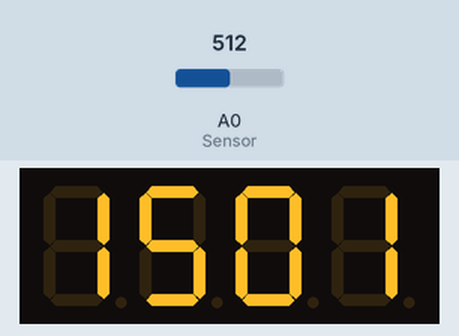
Recording of a sketch running on a simulated Arduino Uno, built with avr-gcc and run on an emulated ATmega328P. Shown: 4-digit seven-segment display. Wiring (inferred from the names in the program): 4-digit 7-segment display, segments lit when LOW: segments pin 2, pin 3, pin 4, pin 5, pin 6, pin 7, pin 8, pin 1; digit selects pin 12, pin 11, pin 10, pin 9. Inputs (shaded band) come from the test bench; at power-on: A0 (Sensor) = 512. The segment pins are drawn as the display they are named for.

Above: at 1.2 s.
1.3 s: A0 (Sensor) set to 716
At 1.9 s:
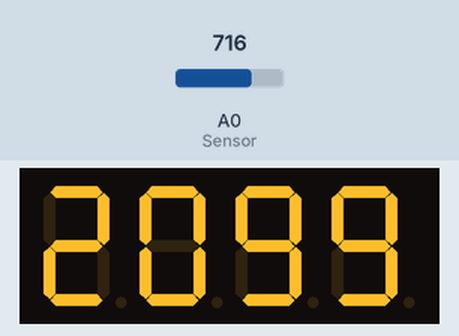
2.8 s: A0 (Sensor) set to 900
At 4.0 s:
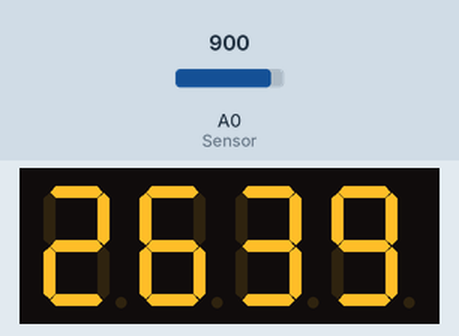
4.3 s: A0 (Sensor) set to 1023
At 5.4 s:
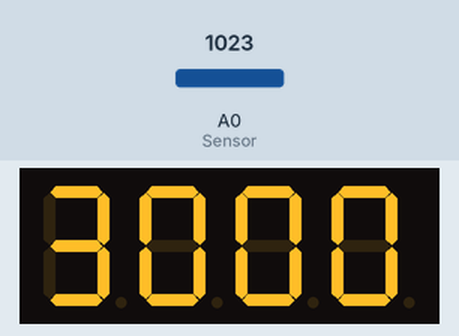
Timing chart, 0 to 7.3 s (numbered marks = the images above; inputs shaded):
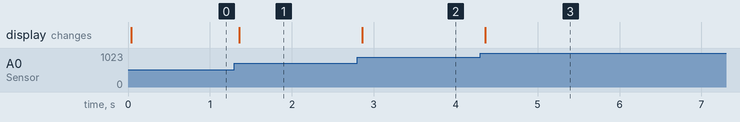

The sketch:

project.ino
```cpp
int Ntime = 0;
int Otime = 0;
float X = 0;
int time = 4;

int pinA = 2;
int pinB = 3;
int pinC = 4;
int pinD = 5;
int pinE = 6;
int pinF = 7;
int pinG = 8;
int pinDP = 1;

int DIG1 = 12;
int DIG2 = 11;
int DIG3 = 10;
int DIG4 = 9;

void choose_digit(char num) {
  switch (num) {
  default: digitalWrite(pinA, LOW); digitalWrite(pinB, LOW); digitalWrite(pinC, LOW); digitalWrite(pinD, LOW); digitalWrite(pinE, LOW); digitalWrite(pinF, LOW); digitalWrite(pinG, HIGH); digitalWrite(pinDP, HIGH); break; case 1: digitalWrite(pinA, HIGH); digitalWrite(pinB, LOW); digitalWrite(pinC, LOW); digitalWrite(pinD, HIGH); digitalWrite(pinE, HIGH); digitalWrite(pinF, HIGH); digitalWrite(pinG, HIGH); digitalWrite(pinDP, HIGH); break; case 2: digitalWrite(pinA, LOW); digitalWrite(pinB, LOW); digitalWrite(pinC, HIGH); digitalWrite(pinD, LOW); digitalWrite(pinE, LOW); digitalWrite(pinF, HIGH); digitalWrite(pinG, LOW); digitalWrite(pinDP, HIGH); break; case 3: digitalWrite(pinA, LOW); digitalWrite(pinB, LOW); digitalWrite(pinC, LOW); digitalWrite(pinD, LOW); digitalWrite(pinE, HIGH); digitalWrite(pinF, HIGH); digitalWrite(pinG, LOW); digitalWrite(pinDP, HIGH); break; case 4: digitalWrite(pinA, HIGH); digitalWrite(pinB, LOW); digitalWrite(pinC, LOW); digitalWrite(pinD, HIGH); digitalWrite(pinE, HIGH); digitalWrite(pinF, LOW); digitalWrite(pinG, LOW); digitalWrite(pinDP, HIGH); break; case 5: digitalWrite(pinA, LOW); digitalWrite(pinB, HIGH); digitalWrite(pinC, LOW); digitalWrite(pinD, LOW); digitalWrite(pinE, HIGH); digitalWrite(pinF, LOW); digitalWrite(pinG, LOW); digitalWrite(pinDP, HIGH); break; case 6: digitalWrite(pinA, LOW); digitalWrite(pinB, HIGH); digitalWrite(pinC, LOW); digitalWrite(pinD, LOW); digitalWrite(pinE, LOW); digitalWrite(pinF, LOW); digitalWrite(pinG, LOW); digitalWrite(pinDP, HIGH); break; case 7: digitalWrite(pinA, LOW); digitalWrite(pinB, LOW); digitalWrite(pinC, LOW); digitalWrite(pinD, HIGH); digitalWrite(pinE, HIGH); digitalWrite(pinF, HIGH); digitalWrite(pinG, HIGH); digitalWrite(pinDP, HIGH); break; case 8: digitalWrite(pinA, LOW); digitalWrite(pinB, LOW); digitalWrite(pinC, LOW); digitalWrite(pinD, LOW); digitalWrite(pinE, LOW); digitalWrite(pinF, LOW); digitalWrite(pinG, LOW); digitalWrite(pinDP, HIGH); break; case 9: digitalWrite(pinA, LOW); digitalWrite(pinB, LOW); digitalWrite(pinC, LOW); digitalWrite(pinD, LOW); digitalWrite(pinE, HIGH); digitalWrite(pinF, LOW); digitalWrite(pinG, LOW); digitalWrite(pinDP, HIGH); break;

      ;
  }
}

void pick_digit(int digit) {
  digitalWrite(DIG1, LOW);
  digitalWrite(DIG2, LOW);
  digitalWrite(DIG3, LOW);
  digitalWrite(DIG4, LOW); switch (digit) {
  case 1: digitalWrite(DIG1, HIGH); break; case 2: digitalWrite(DIG2, HIGH); break; case 3: digitalWrite(DIG3, HIGH); break; default: digitalWrite(DIG4, HIGH); break;
  }

}

void decimal_place() {
  digitalWrite(pinDP, LOW);
}

void seven_segment(int number) {
  unsigned char thousands = int (number / 1000);
  unsigned char hundreds = int ((number / 100) % 10);
  unsigned char tens = int ((number / 10) % 10);
  unsigned char ones = int (number % 10); //1234
  if (thousands > 0) {
    choose_digit(thousands);
    pick_digit(1);
  }

  if ((hundreds > 0) | (thousands > 0)) {
    delay(time); choose_digit(hundreds);
    pick_digit(2);
  }

  if ((tens > 0) || (hundreds > 0) | (thousands > 0)) {
    //decimal_place();
    delay(time); choose_digit(tens);
    pick_digit(3);
  }


  // add decimal point
  delay(time); choose_digit(ones);
  pick_digit(4);

  delay(time);

}

void setup() {
  pinMode(DIG1, OUTPUT);
  pinMode(DIG2, OUTPUT);
  pinMode(DIG3, OUTPUT);
  pinMode(DIG4, OUTPUT);
  pinMode(pinA, OUTPUT);
  pinMode(pinB, OUTPUT);
  pinMode(pinC, OUTPUT);
  pinMode(pinD, OUTPUT);
  pinMode(pinE, OUTPUT);
  pinMode(pinF, OUTPUT);
  pinMode(pinG, OUTPUT);
  pinMode(pinDP, OUTPUT);

}

void loop() {
float sensor_value = map(analogRead(A0),0,1023,0,3000); // for Flood level Sensor this Eg:3000 is the maximum level


// Continue counter and Visitors counter
/**
  Ntime = millis();
  if (analogRead(A0) > 0) {

    if ((Ntime - Otime) > 200) {
      X = X + 1;
      Otime = Ntime; // Active this to visitors  counter
      {
        if (X == 9999) {
          X = 0;
        }
      }
    }
    //Otime = Ntime; // Active this to continue counter

  }

  float sensor_value = X; */


  seven_segment(sensor_value);

}
```

Measured:
- after the input at 1.3 s, the display: changes after 0.06 s (image 1)
- after the input at 2.8 s, the display: changes after 0.06 s (image 2)
- after the input at 4.3 s, the display: changes after 0.06 s (image 3)
